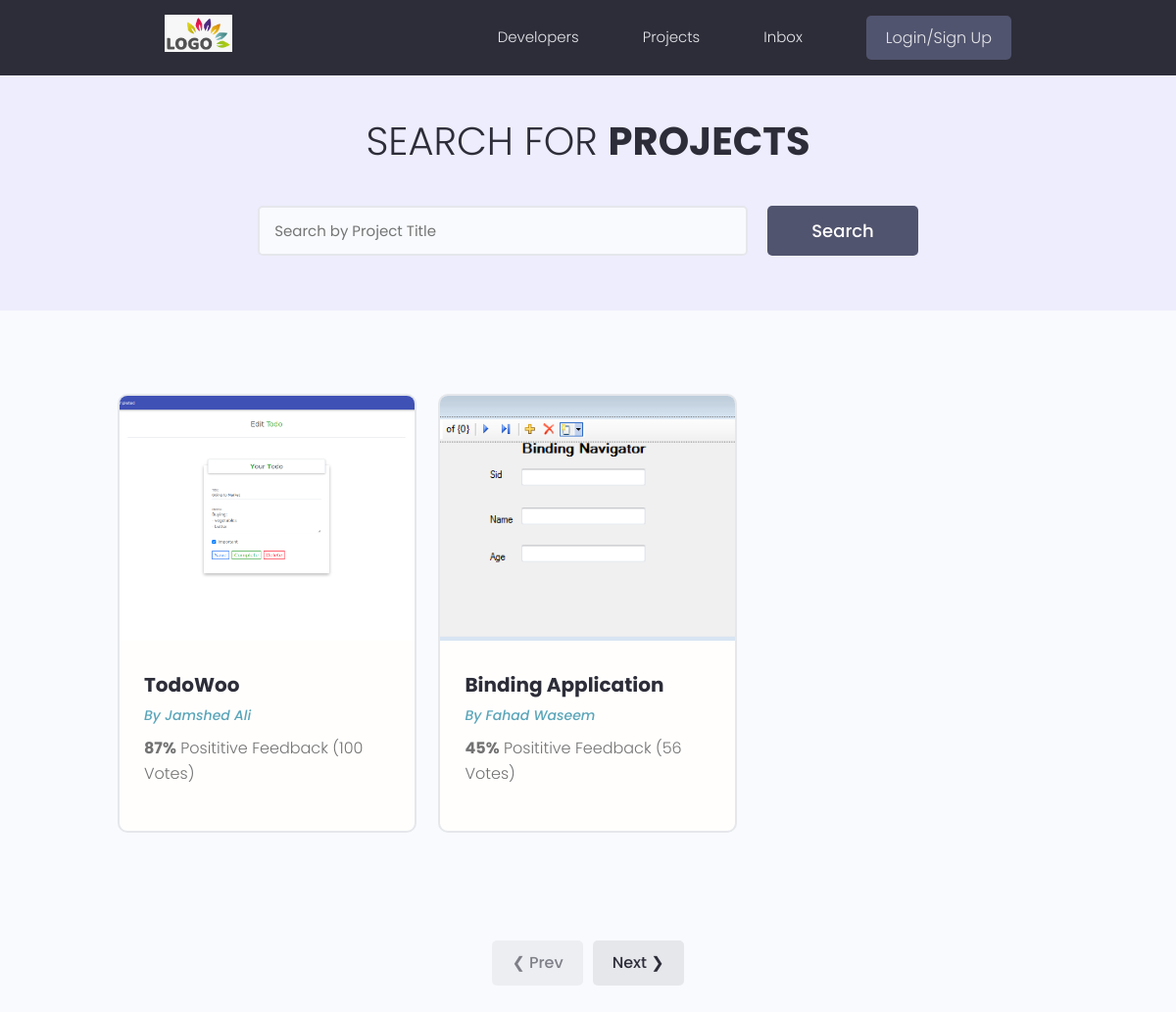
/projects/, run on the app's committed database.
### projects/models.py (models this page shows, shortened)
class Project(models.Model):
    owner = models.ForeignKey(Profile, null=True, blank=True, on_delete=models.SET_NULL)
    title = models.CharField(max_length=200)
    describe = models.TextField(null=True, blank=True)
    source_link = models.CharField(max_length=2000, null=True, blank=True)
    image = models.ImageField(blank=True, null=True, default='default.jpg')
    vote_total = models.IntegerField(default=0, null=True , blank=True)
    tag = models.ManyToManyField('Tag', blank=True)
    vote_ratio = models.IntegerField(default=0, null=True , blank=True)
    demo_link = models.CharField(max_length=2000, null=True, blank=True)
    created = models.DateField(auto_now_add=True)
    id = models.UUIDField(default = uuid.uuid4 , primary_key=True, unique=True, editable=False)

### users/models.py (models this page shows, shortened)
class Profile(models.Model):
    user = models.OneToOneField(
        User,on_delete=models.CASCADE)
    name = models.CharField(max_length=200, blank=True , null= True)
    email = models.EmailField(max_length=500, blank=True , null= True)
    username = models.CharField(max_length=200, blank=True , null= True)
    location = models.CharField(max_length=200, blank=True , null= True)
    short_intro = models.CharField(max_length=200, blank=True, null= True)
    bio = models.TextField(blank=True, null=True)
    profile_img = models.ImageField(null = True, blank= True, upload_to = 'profile/', default = 'profile/user-default.png')
    social_github = models.CharField(max_length=200, blank=True , null= True)
    social_linkedin = models.CharField(max_length=200, blank=True , null= True)
    social_youtube = models.CharField(max_length=200, blank=True , null= True)
    social_twitter = models.CharField(max_length=200, blank=True , null= True)
    id = models.UUIDField(default=uuid.uuid4, primary_key=True, editable=False, unique=True)

### projects/views.py (the view)
# urls.py: path('projects/', include('projects.urls')),
def projects(request):
    search_query = ''
    if request.GET.get('search_query'):
        search_query = request.GET.get('search_query')
    tag = Tag.objects.filter(name__icontains=search_query)
    obj = Project.objects.distinct().filter(
        Q(title__icontains=search_query) |
        Q(describe__icontains=search_query) |
        Q(owner__name__icontains=search_query) |
        Q(tag__in=tag)
        )
    page = request.GET.get('page')
    results = 2
    paginator= Paginator(obj, results)
    try:
        obj = paginator.page(page)
    except PageNotAnInteger:
        page = 1
        obj = paginator.page(page)
    except EmptyPage:
        page = paginator.num_pages
        obj = paginator.page(page)
    return render(request, 'projects/projects.html',{'list': obj})

### projects/Templates/projects/projects.html (shortened to what this page needs)
{% extends 'Main.html' %}
{% block content %}
<main class="projects">
    <section class="hero-section text-center">
      <div class="container container--narrow">
        <div class="hero-section__box">
          <h2>Search for <span>Projects</span></h2>
        </div>
        <div class="hero-section__search">
          <form class="form" action="" method="get">
            <div class="form__field">
              <input class="input input--text" id="formInput#search" type="text" name="search_query"
                placeholder="Search by Project Title" />
            </div>
            <input class="btn btn--sub btn--lg" type="submit" value="Search" />
          </form>
        </div>
      </div>
    </section>
    <section class="projectsList">
      <div class="container">
        <div class="grid grid--three">
            {% for data in list %}
          <div class="column">
            <div class="card project">
              <a href="{% url 'project' data.id %}" class="project">
                <img class="project__thumbnail" src="{{ data.image.url }}" alt="project thumbnail" />
                <div class="card__body">
                  <h3 class="project__title">{{ data.title }}</h3>
                  <p><a class="project__author" href="{% url 'userprofile' data.owner.id %}">By {{ data.owner.name }}</a></p>
                  <p class="project--rating">
                    <span style="font-weight: bold;">{{ data.vote_ratio }}%</span> Posititive
                    Feedback ({{ data.vote_total }} Vote{{ data.vote_total|pluralize:"s" }})
                  </p>
                </div>
              </a>
            </div>
          </div>
          {% endfor %}
        </div>
      </div>
    </section>
    <div class="pagination">
      <ul class="container">
        <li><a href="#" class="btn btn--disabled">&#10094; Prev</a></li>
        <li><a href="#" class="btn">Next &#10095;</a></li>
      </ul>
    </div>
  </main>
{% endblock %}

### static/style/app.css (style rules this page uses)
:root { --color-sub: #2d2d39; }
.btn--sub { background-color: var(--color-sub-light); }
.card { border: 2px solid var(--color-light); }
img { width: 100%; }
.hero-section { height: 40vh; display: flex; align-items: center; background-color: var(--color-sub); }
.hero-section__box { margin-bottom: 4rem; }
.hero-section__box > h2, .hero-section__box > h2 > span { font-size: 4rem; color: var(--color-light); line-height: 1.3; text-transform: uppercase; }
.hero-section__box > h2 { font-weight: 300; }
.hero-section__box > h2 > span { font-weight: 700; }
.hero-section__search > .form { display: flex; align-items: center; justify-content: center; gap: 2rem; }
.hero-section__search > .form input.input--text { width: 50rem; }
.pagination { margin-top: 8rem; margin-bottom: 10rem; }
.pagination > ul { flex-wrap: wrap; list-style: none; display: flex; align-items: center; justify-content: center; gap: 1rem; }
.pagination .btn { color: var(--color-sub); }
.project__author { font-size: 1.4rem; font-style: italic; }
.project--rating { margin-bottom: 1.6em; margin-top: .5em; }
.projects > .hero-section { background: var(--color-sub-lighter); height: 30vh; }
.projects .hero-section__box { margin-bottom: 2.5rem; }
.projects .hero-section__box > h2 { color: var(--color-sub); }
.projects .hero-section__box > h2 > span { font-weight: 700; color: var(--color-sub); }
.projectsList { margin-top: 8rem; }
.project__thumbnail { height: 25rem; object-fit: cover; object-position: top center; }
.project__title { font-size: 2rem; font-weight: 700; color: var(--color-sub); }

### static/uikit/styles/modules/_variables.css (style rules this page uses)
:root { --color-main: #5aa5b9; --color-main-light: #e6faff; --color-sub: #3f4156; --color-sub-light: #51546e; --color-sub-lighter: #ededfd; --color-text: #737373; --color-gray: #8b8b8b; --color-light: #e5e7eb; --color-light-gray: #767676; --color-bg: #f8fafd; --color-white: #fffefd; --color-white-light: #f3f3f3; --color-success: #359e64; --color-success-bg: #def8e8; --color-error: #fc4b0b; --color-error-bg: #fff2ee; --font-base: 'Poppins', arial, helvetica, 'Segoe UI', roboto, ubuntu, sans-serif; --font-monospace: 'Fira Code', 'Courier New', courier, monospace; --font-regular: 300; --font-medium: 500; --font-bold: 700; --generic-shadow: 1px 1px 5px #00000010; --generic-transition: all 0.3s ease-in-out; }

### static/uikit/styles/modules/_base.css (style rules this page uses)
* { margin: 0; padding: 0; box-sizing: border-box; text-rendering: optimizeLegibility; color: inherit; font-size: inherit; }
html { font-size: 50%; }
@media only screen and (min-width: 480px) { html { font-size: 56.25%; } }
@media only screen and (min-width: 1200px) { html { font-size: 62.5%; } }
body { line-height: 1.6; font-weight: 400; font-size: 1.5rem; color: var(--color-text); background-color: var(--color-bg); min-height: 100vh; }

### static/uikit/styles/modules/_typography.css (style rules this page uses)
* { font-family: var(--font-base); }
h2 { font-size: 3.6rem; font-weight: var(--font-bold); }
h3 { font-size: 3.2rem; font-weight: var(--font-medium); }
p, span, strong { font-size: 1.6rem; color: var(--color-text); font-weight: var(--font-regular); }
a { padding-bottom: 2px; text-decoration: none; display: inline-block; color: var(--color-main); font-weight: var(--font-medium); }

### static/uikit/styles/modules/_utilities.css (style rules this page uses)
.container { width: 92%; max-width: 165rem; margin: 0 auto; box-sizing: border-box; }
.container--narrow { width: 92%; max-width: 120rem; }
@media screen and (min-width: 1000px) { .container { width: 90%; } }
@media screen and (min-width: 1000px) { .container--narrow { width: 85%; } }
@media screen and (min-width: 1200px) { .container { width: 80%; } }
@media screen and (min-width: 1200px) { .container--narrow { width: 72%; } }
.text-center { text-align: center; }

### static/uikit/styles/modules/_button.css (style rules this page uses)
.btn { display: inline-block; position: relative; cursor: pointer; background-color: var(--color-light); font-weight: var(--font-medium); color: var(--color-sub); text-decoration: none; padding: 1rem 2rem; border-radius: 0.5rem; border: none; width: -webkit-fit-content; width: -moz-fit-content; width: fit-content; height: -webkit-fit-content; height: -moz-fit-content; height: fit-content; font-size: 1.6rem; outline-width: 0; outline-color: transparent; -webkit-backface-visibility: hidden; backface-visibility: hidden; transition: all 0.3s ease-in-out; }
.btn:disabled, .btn--disabled { cursor: not-allowed; opacity: 0.6; }
.btn--sub { background-color: var(--color-sub); color: var(--color-white); }
.btn--lg { font-size: 1.8rem; padding: 1.2rem 4.5rem; }

### data on the page
Project: image (picture), title "TodoWoo", owner.name "Jamshed Ali", vote_ratio "87", vote_total "100"
Project: image (picture), title "Binding Application", owner.name "Fahad Waseem", vote_ratio "45", vote_total "56"
